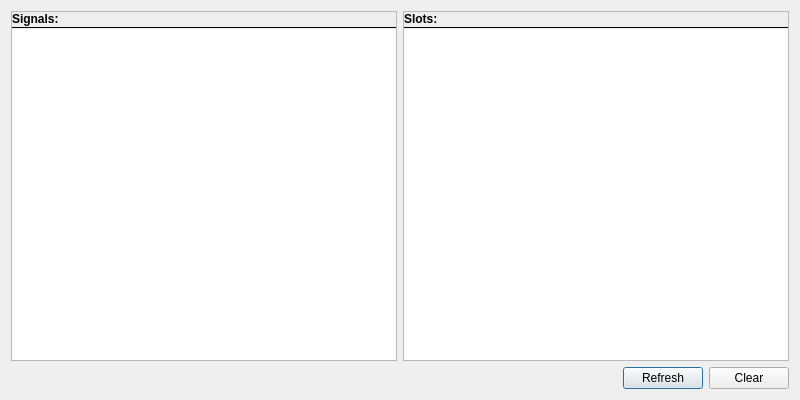
<?xml version="1.0" encoding="UTF-8"?>
<ui version="4.0">
 <class>TriggerWidget</class>
 <widget class="QDialog" name="TriggerWidget">
  <property name="windowModality">
   <enum>Qt::WindowModal</enum>
  </property>
  <property name="geometry">
   <rect>
    <x>0</x>
    <y>0</y>
    <width>800</width>
    <height>400</height>
   </rect>
  </property>
  <property name="minimumSize">
   <size>
    <width>350</width>
    <height>350</height>
   </size>
  </property>
  <property name="windowTitle">
   <string>Dialog</string>
  </property>
  <layout class="QHBoxLayout" name="horizontalLayout_2">
   <item>
    <layout class="QVBoxLayout" name="verticalLayout_3">
     <item>
      <layout class="QHBoxLayout" name="horizontalLayout_3">
       <item>
        <widget class="QScrollArea" name="scrollArea_3">
         <property name="widgetResizable">
          <bool>true</bool>
         </property>
         <widget class="QWidget" name="scrollAreaWidgetContents_4">
          <property name="geometry">
           <rect>
            <x>0</x>
            <y>0</y>
            <width>384</width>
            <height>344</height>
           </rect>
          </property>
          <layout class="QVBoxLayout" name="verticalLayout_2">
           <property name="spacing">
            <number>0</number>
           </property>
           <property name="leftMargin">
            <number>0</number>
           </property>
           <property name="topMargin">
            <number>0</number>
           </property>
           <property name="rightMargin">
            <number>0</number>
           </property>
           <property name="bottomMargin">
            <number>0</number>
           </property>
           <item>
            <widget class="QLabel" name="label">
             <property name="font">
              <font>
               <bold>true</bold>
              </font>
             </property>
             <property name="text">
              <string>Signals:</string>
             </property>
             <property name="margin">
              <number>6</number>
             </property>
             <property name="indent">
              <number>0</number>
             </property>
            </widget>
           </item>
           <item>
            <widget class="Line" name="line">
             <property name="frameShadow">
              <enum>QFrame::Plain</enum>
             </property>
             <property name="orientation">
              <enum>Qt::Horizontal</enum>
             </property>
            </widget>
           </item>
           <item>
            <widget class="QListWidget" name="listWidget_signal">
             <property name="frameShape">
              <enum>QFrame::NoFrame</enum>
             </property>
             <property name="defaultDropAction">
              <enum>Qt::IgnoreAction</enum>
             </property>
             <property name="alternatingRowColors">
              <bool>true</bool>
             </property>
             <property name="selectionMode">
              <enum>QAbstractItemView::NoSelection</enum>
             </property>
            </widget>
           </item>
          </layout>
         </widget>
        </widget>
       </item>
       <item>
        <widget class="QScrollArea" name="scrollArea_2">
         <property name="widgetResizable">
          <bool>true</bool>
         </property>
         <widget class="QWidget" name="scrollAreaWidgetContents_2">
          <property name="geometry">
           <rect>
            <x>0</x>
            <y>0</y>
            <width>384</width>
            <height>344</height>
           </rect>
          </property>
          <layout class="QVBoxLayout" name="verticalLayout_4">
           <property name="spacing">
            <number>0</number>
           </property>
           <property name="leftMargin">
            <number>0</number>
           </property>
           <property name="topMargin">
            <number>0</number>
           </property>
           <property name="rightMargin">
            <number>0</number>
           </property>
           <property name="bottomMargin">
            <number>0</number>
           </property>
           <item>
            <widget class="QLabel" name="label_2">
             <property name="font">
              <font>
               <bold>true</bold>
              </font>
             </property>
             <property name="text">
              <string>Slots:</string>
             </property>
             <property name="margin">
              <number>6</number>
             </property>
             <property name="indent">
              <number>0</number>
             </property>
            </widget>
           </item>
           <item>
            <widget class="Line" name="line_2">
             <property name="frameShadow">
              <enum>QFrame::Plain</enum>
             </property>
             <property name="orientation">
              <enum>Qt::Horizontal</enum>
             </property>
            </widget>
           </item>
           <item>
            <widget class="QListWidget" name="listWidget_slot">
             <property name="frameShape">
              <enum>QFrame::NoFrame</enum>
             </property>
             <property name="editTriggers">
              <set>QAbstractItemView::EditKeyPressed</set>
             </property>
             <property name="showDropIndicator" stdset="0">
              <bool>false</bool>
             </property>
             <property name="defaultDropAction">
              <enum>Qt::IgnoreAction</enum>
             </property>
             <property name="alternatingRowColors">
              <bool>true</bool>
             </property>
             <property name="selectionMode">
              <enum>QAbstractItemView::NoSelection</enum>
             </property>
            </widget>
           </item>
          </layout>
         </widget>
        </widget>
       </item>
      </layout>
     </item>
     <item>
      <layout class="QHBoxLayout" name="horizontalLayout">
       <item>
        <spacer name="horizontalSpacer">
         <property name="orientation">
          <enum>Qt::Horizontal</enum>
         </property>
         <property name="sizeHint" stdset="0">
          <size>
           <width>40</width>
           <height>20</height>
          </size>
         </property>
        </spacer>
       </item>
       <item>
        <widget class="QPushButton" name="pushButton_refresh">
         <property name="text">
          <string>Refresh</string>
         </property>
        </widget>
       </item>
       <item>
        <widget class="QPushButton" name="pushButton_clear">
         <property name="text">
          <string>Clear</string>
         </property>
        </widget>
       </item>
      </layout>
     </item>
    </layout>
   </item>
  </layout>
 </widget>
 <resources/>
 <connections/>
</ui>
